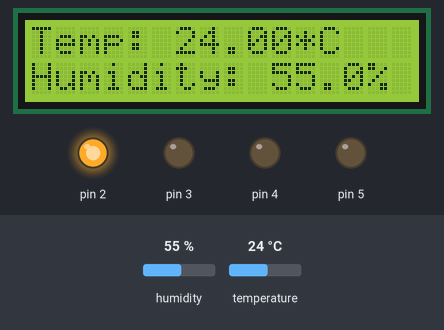
A sketch run on a simulated Arduino Uno, built with avr-gcc and run on an emulated ATmega328P. Parts: 16×2 character LCD, output pins drawn as LEDs (lit = HIGH). The test bench sets the inputs (shaded band); at power-on: temperature 24 °C, humidity 55 %. What the sketch prints to the serial monitor is not drawn.

Above: at 1.2 s.
1.3 s: temperature set to 29.4 °C
At 3.8 s:
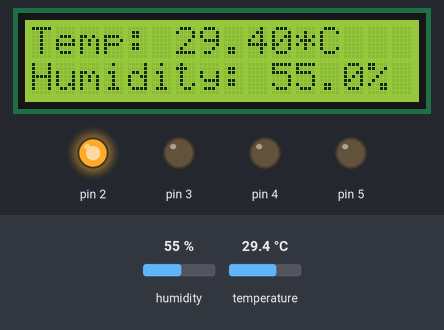
4.6 s: temperature set to 30.4 °C
At 5.6 s:
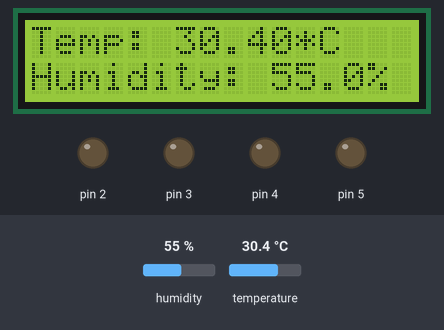
7.9 s: humidity set to 22 %
At 10.6 s:
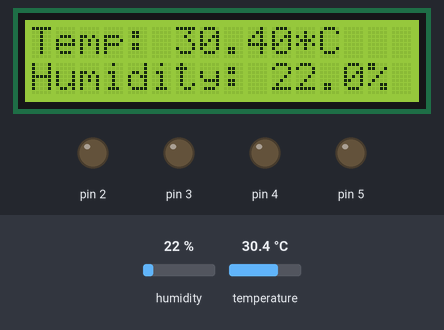
11.7 s: humidity set to 40 %
At 13.7 s:
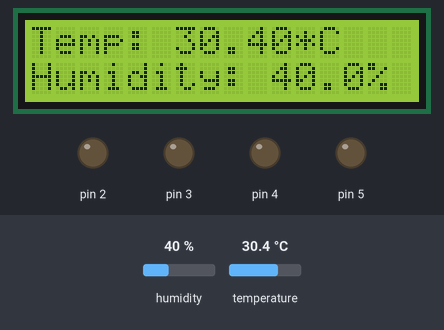
Timing chart, 0 to 15.2 s (numbered marks = the images above; inputs shaded):
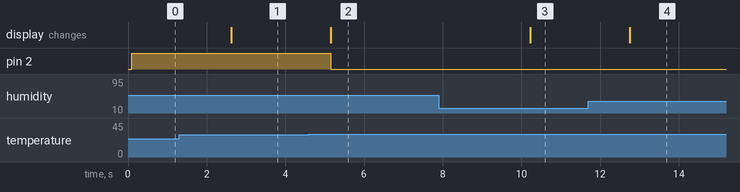

Measured:
- the behaviour switches between 29.9 and 30 °C on temperature (found by bisection; images 1 and 2)
- after the input at 1.3 s, the display: changes after 1.3 s (image 1)
- after the input at 4.6 s, pin 2: HIGH → LOW after 0.56 s; the display: changes after 0.56 s (image 2)
- after the input at 7.9 s, the display: changes after 2.3 s (image 3)
- after the input at 11.7 s, the display: changes after 1.1 s (image 4)

The sketch:

temperature.ino
```cpp
#include <LiquidCrystal.h>
#include <SimpleDHT.h>

// DHT22 pinout
int outDHT22 = 6;

// LCD pinout (RS, E, D4, D5, D6, D7)
LiquidCrystal lcd(7, 8, 9, 10, 11, 12);
SimpleDHT22 dht22(outDHT22);

// custom characters
byte heart[8] = {
  0b00000, 0b01010,
  0b11111, 0b11111,
  0b11111, 0b01110,
  0b00100, 0b00000
};

void setup() {
  // create characters
  lcd.createChar(1, heart);

  // Begin serial output
  Serial.begin(9600);

  lcd.begin(16,2);
  //lcd.write(1);

  // LED pin mode
  pinMode(2, OUTPUT);
  pinMode(3, OUTPUT);
  pinMode(4, OUTPUT);
  pinMode(5, OUTPUT);
}

void loop() {
  // DHT22 read
  Serial.println("=============");
  Serial.println("Sampling the air around you...");

  float temp = 0;
  float humidity = 0;
  int error = SimpleDHTErrSuccess;
  if ((error = dht22.read2(&temp, &humidity, NULL)) != SimpleDHTErrSuccess) {
    Serial.print("DHT22 read failed. error = ");
    Serial.println(error);
    delay(2000);
    return;
  }

  // Serial print (for debugging lulz)
  Serial.print("Sample OK: ");
  Serial.print((float)temp);
  Serial.print(" *C, ");
  Serial.print((float)humidity);
  Serial.println(" RH%");

  // LCD print
  // write temp
  lcd.clear();
  lcd.setCursor(0,0);
  lcd.print("Temp:");
  lcd.setCursor(6,0);
  lcd.print(temp);
  lcd.setCursor(11,0);
  lcd.print("*C");

  // write humidity
  lcd.setCursor(0,1);
  lcd.print("Humidity: ");
  lcd.setCursor(10,1);
  lcd.print(humidity);
  lcd.setCursor(14,1);
  lcd.print("%");

  // LED
  if (temp < 30) {
    digitalWrite(2, HIGH);
  }
  else {
    digitalWrite(2, LOW);
  }

  delay(2500);
}
```
